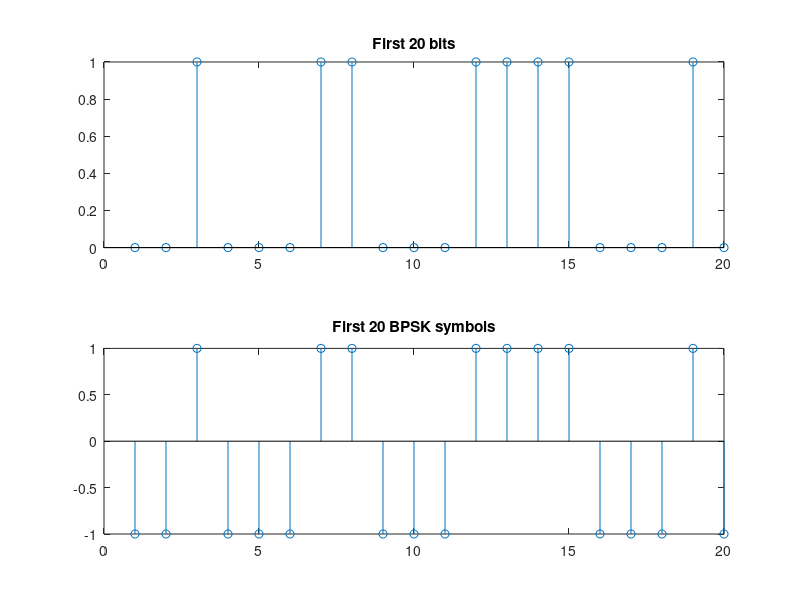

The MATLAB source for this figure: (Note: this script raises an error after producing the figure.)
%% Point 1: Bits and BPSK mapper
clear; clc; close all;

N = 1e6;                         % number of bits

bits = randi([0 1], 1, N);       % random bits this is row vector

symbols = 2*bits - 1;            % BPSK mapping: 0 -> -1, 1 -> +1

% --- just to check ---
disp(size(bits));                % size of the vector
disp(mean(bits));                % fraction of ones (should be ~0.5)
disp(unique(symbols));           % the distinct symbol values

% --- look at the first 20 bits and their symbols ---
figure;
subplot(2,1,1); stem(bits(1:20));    title('First 20 bits');
subplot(2,1,2); stem(symbols(1:20)); title('First 20 BPSK symbols');

%% Point 2: AWGN channel (one Eb/No value for now)
EbNo_dB = 4;                          % Eb/No in dB
EbNo    = 10^(EbNo_dB/10);            % convert to linear scale

Eb    = 1;                            % BPSK: Es = Eb = 1
No    = Eb/EbNo;                      % noise PSD
sigma = sqrt(No/2);                   % noise standard deviation

noise = sigma * randn(1, N);          % AWGN
r     = symbols + noise;              % received signal

% --- checks ---
fprintf('Eb/No (linear)        = %.4f\n', EbNo);
fprintf('Expected noise var    = %.4f\n', No/2);
fprintf('Measured noise var    = %.4f\n', var(noise));
fprintf('Measured noise mean   = %.4f\n', mean(noise));

figure;
histogram(r, 100);
title('Received signal r (Eb/No = 4 dB)');
xlabel('r'); ylabel('Count');
subplot(1,1,1); stem(r(1:20)); title('First 20 BPSK symbols received');

%% Point 3: Demapper and BER (still at one Eb/No value)
rx_bits = double(r > 0);              % decision: 1 if r>0, else 0

errors = sum(rx_bits ~= bits);        % count positions where bits differ
BER    = errors / N;                  % error rate

% --- theoretical BER for BPSK, as a check ---
BER_theory = 0.5 * erfc(sqrt(EbNo));

fprintf('Number of errors = %d out of %d bits\n', errors, N);
fprintf('Simulated   BER  = %.5f\n', BER);
fprintf('Theoretical BER  = %.5f\n', BER_theory);
figure;
subplot(1,1,1); stem(rx_bits(1:20)); title('First 20 BPSK symbols after demapper');

%% Point 4: BER curve for BPSK just point 2 and 3 again but not for only 1 value of Eb/No
EbNo_dB  = 0:1:10;                      
BER_sim = zeros(1, length(EbNo_dB));    % preallocate result vector

for k = 1:length(EbNo_dB)
    EbNo  = 10^(EbNo_dB(k)/10);         % dB -> linear
    No    = 1/EbNo;                     % Eb = 1 for BPSK
    sigma = sqrt(No/2);

    r       = symbols + sigma*randn(1, N);   % AWGN channel
    rx_bits = r > 0;                         % demapper

    BER_sim(k) = sum(rx_bits ~= bits) / N;   
end

% theoretical BPSK BER 
BER_theory = 0.5 * erfc(sqrt(10.^(EbNo_dB/10)));

% --- plot ---
figure;
semilogy(EbNo_dB, BER_sim, 'bo-', 'LineWidth', 1.5); hold on;
semilogy(EbNo_dB, BER_theory, 'r--', 'LineWidth', 1.5);
grid on;
xlabel('E_b/N_o (dB)');
ylabel('BER');
title('BPSK: BER vs E_b/N_o');
legend('Simulation', 'Theory');
ylim([1e-6 1]);
